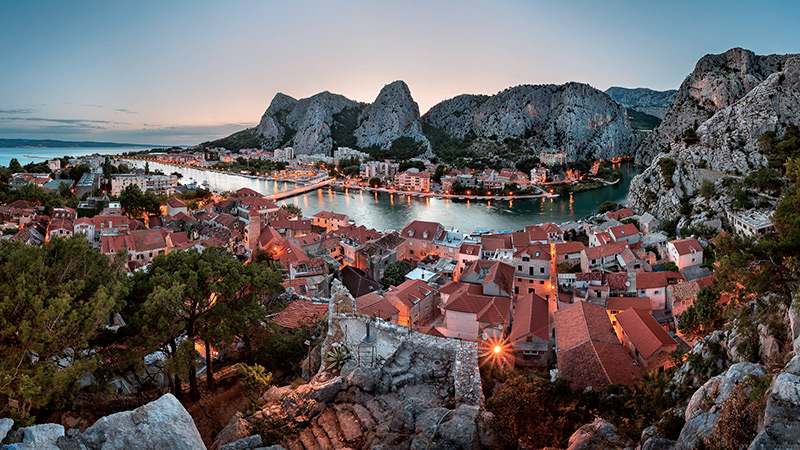
#> input picture lab1/1.jpg, 800 x 450 px
$ python 2.py
#> lines starting #> are read from the running program, lines starting #| are printed output that depends on the picture
from PIL import Image, ImageDraw #Подключим необходимые библиотеки

image = Image.open("1.jpg") #Открываем изображение
#> image is the input picture: PIL image 800x450 RGB; mean R, G, B 101.5, 95, 95.2
draw = ImageDraw.Draw(image) #Создаем инструмент для рисования
width  = image.size[0] #Определяем ширину
#> width = 800
height = image.size[1] #Определяем высоту
#> height = 450
pix = image.load() #Выгружаем значения пикселей

for x in range(width):
        for y in range(height):
                a = pix[x, y][0]
                b = pix[x, y][1]
                c = pix[x, y][2]
                s = (a + b + c)//3
                if (x < (width//3)):
                    draw.point((x, y), (s, s, 0))
                elif (x >= (width//3) and x < 2*(width//3)):
                    draw.point((x, y), (s, 0, 0))
                elif (x >= 2*(width//3)):
                    draw.point((x, y), (0, s, 0))

image.show()
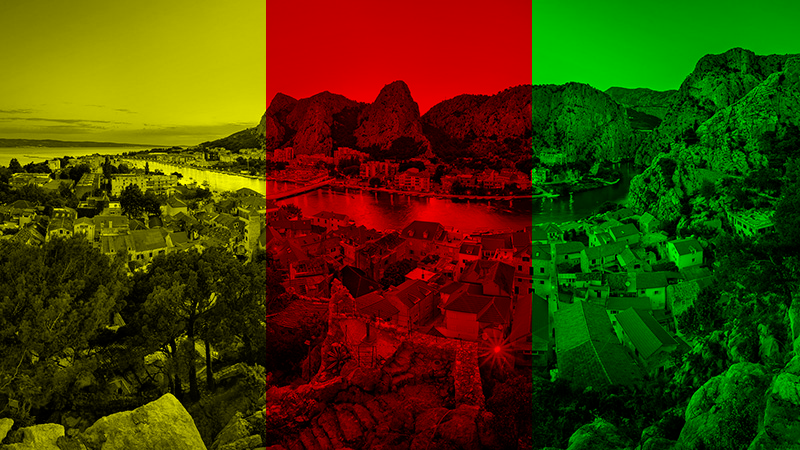
#> shown: PIL image 800x450 RGB; mean R, G, B 68.5, 60.2, 0
del draw
